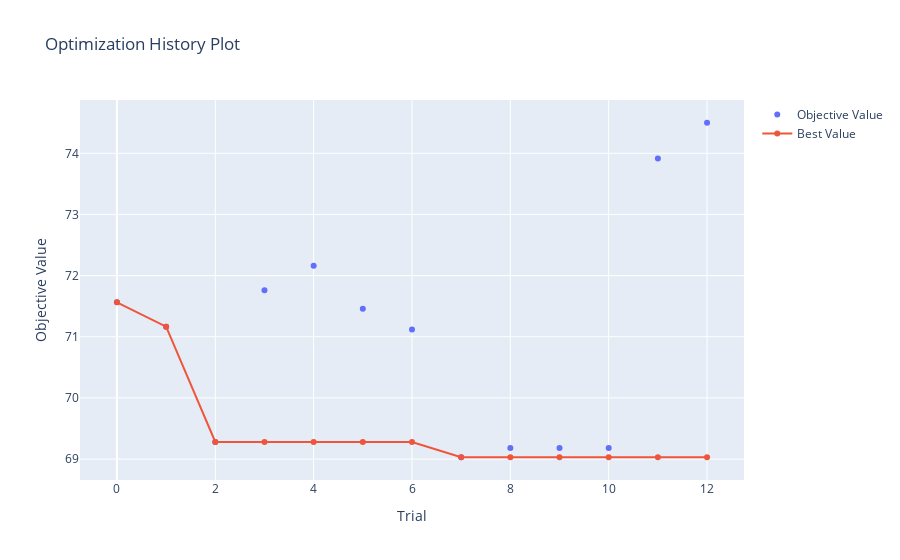

Notebook code for this chart:
### Code cell
optuna.visualization.plot_optimization_history(study)

### Figure 1 — Plotly figure (JSON) as saved in the notebook; plotly's stock layout.template omitted (floating-point values rounded to 4 significant figures)
{"data": [{"mode": "markers", "name": "Objective Value", "type": "scatter", "x": [0, 1, 2, 3, 4, 5, 6, 7, 8, 9, 10, 11, 12], "y": [71.56, 71.17, 69.28, 71.76, 72.16, 71.46, 71.12, 69.03, 69.18, 69.18, 69.18, 73.92, 74.5]}, {"name": "Best Value", "type": "scatter", "x": [0, 1, 2, 3, 4, 5, 6, 7, 8, 9, 10, 11, 12], "y": [71.56, 71.17, 69.28, 69.28, 69.28, 69.28, 69.28, 69.03, 69.03, 69.03, 69.03, 69.03, 69.03]}], "layout": {"title": {"text": "Optimization History Plot"}, "xaxis": {"title": {"text": "Trial"}}, "yaxis": {"title": {"text": "Objective Value"}}}}
